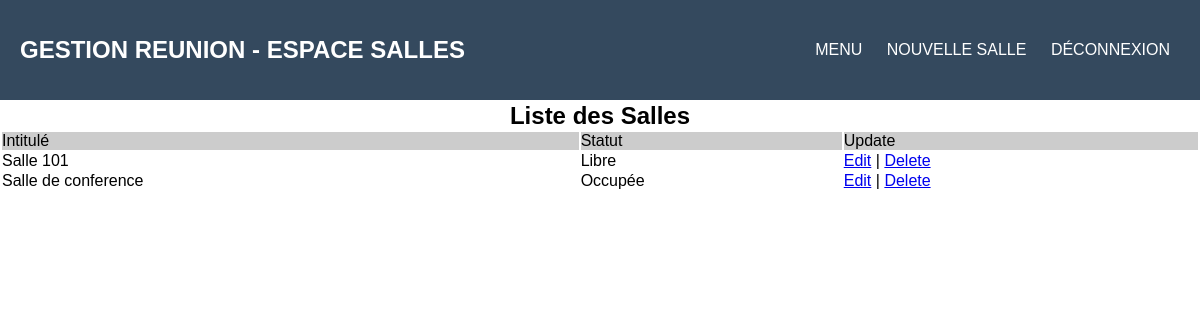
The app's page /admin/salle/salle.php with its own data.
### tables this page shows
CREATE TABLE IF NOT EXISTS `salle` (
  `id_salle` int(50) NOT NULL AUTO_INCREMENT,
  `intitule` varchar(200) NOT NULL,
  `statut` varchar(255) NOT NULL,
  PRIMARY KEY (`id_salle`)
);

### admin/salle/salle.php (the view, shortened to what this page needs)
<?php
include_once("../../cxn.php");
$select = "SELECT * FROM salle ORDER BY id_salle DESC";
$result = mysqli_query($db, $select);
?>
<html>
<head>
    <link rel="stylesheet" href="../../css/style2.css">
    <link rel="stylesheet" href="https://use.fontawesome.com/releases/v5.6.1/css/all.css">
</head>
<body>
<div class="header">
    <h2 class="logo">Gestion Reunion - Espace Salles</h2>
    <ul class="menu">
                <a href="../index.php">Menu</a>
                <a href="add.html">Nouvelle Salle</a>
                <a href="../../login_admin.php">Déconnexion</a>
    </ul>
  </div>
<table align="center" width='100%' border=0>
    <tr>
        <td align="center" colspan="5"><h2>Liste des Salles</h2></td>
    </tr>
	<tr bgcolor='#CCCCCC'>
		<td>Intitulé</td>
        <td>Statut</td>
		<td>Update</td>
	</tr>
<?php
            while($res = mysqli_fetch_array($result)) {
                echo "<tr>";
                echo "<td>".$res['intitule']."</td>";
                echo "<td>".$res['statut']."</td>";
                echo "<td><a href=\"edit_salle.php?id_salle=$res[id_salle]\">Edit</a> | <a href=\"delete_salle.php?id_salle=$res[id_salle]\" onClick=\"return confirm('Are you sure you want to delete?')\">Delete</a></td>";
            }
	?>
	</table>
</body>
</html>

### css/style2.css (style rules this page uses)
* { margin: 0; padding: 0; font-family: "montserrat",sans-serif; }
.header { height: 100px; background: #34495e; padding: 0 20px; color: #fff; }
.logo { line-height: 100px; float: left; text-transform: uppercase; }
.menu { float: right; line-height: 100px; }
.menu a { color: #fff; text-transform: uppercase; text-decoration: none; padding: 0 10px; transition: 0.4s; }

### records on screen
salle: intitule "Salle 101", statut "Libre"
salle: intitule "Salle de conference", statut "Occupée"
